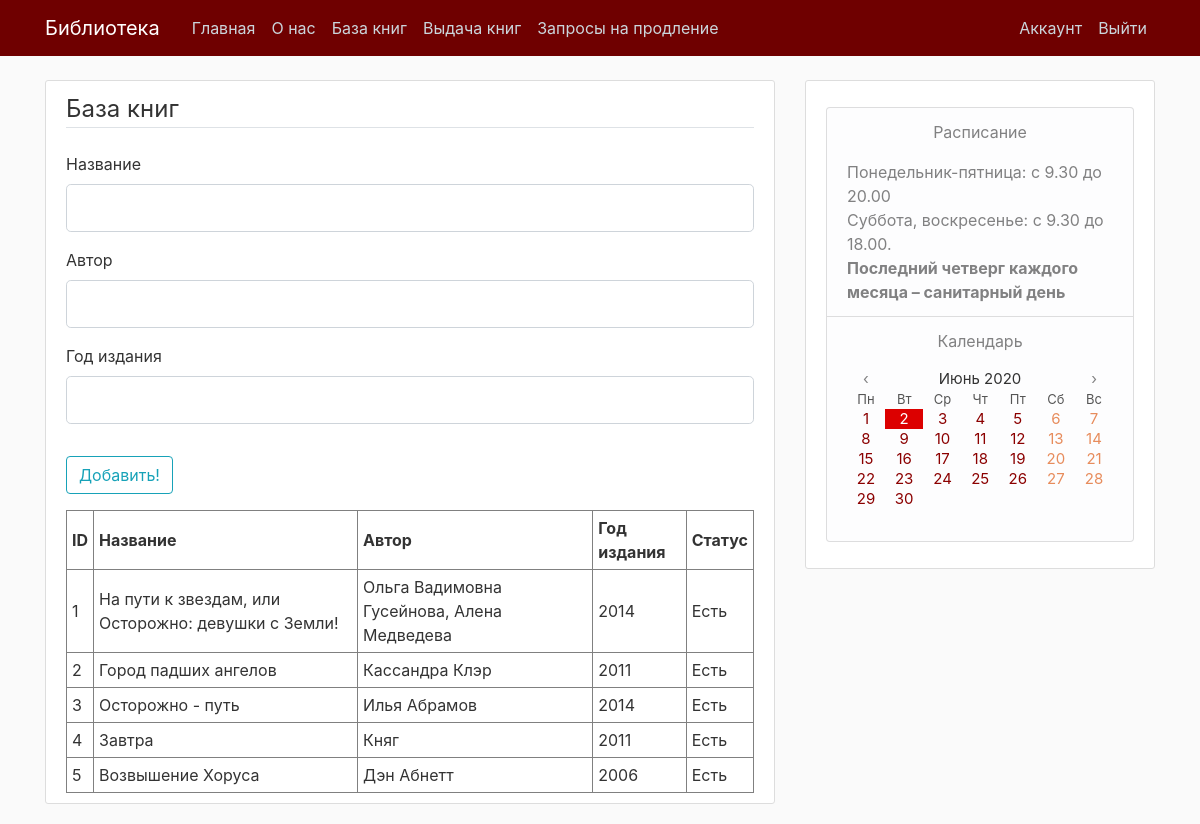
/books (signed in), run on the app's committed database.
### app/models.py (models this page shows, shortened)
class Book(db.Model):
    id = db.Column(db.Integer, primary_key=True)
    book_name = db.Column(db.String(70))
    book_author = db.Column(db.String(100))
    book_date_publ = db.Column(db.String(5))
    book_status = db.Column(db.Boolean(), default=True)

### app/routes.py (the view)
@app.route('/books', methods=['GET', 'POST'])
@login_required
def add_book():
    form = BookForm()
    if form.validate_on_submit():
        book = Book(book_name = form.book_name.data, book_author = form.book_author.data, book_date_publ = form.book_date_publ.data)
        db.session.add(book)
        db.session.commit()
        flash('Книга в базе:)', 'success')
        return redirect(url_for('add_book'))
    return render_template('books.html', title='База книг', form=form, book_get=Book.query.all())

### app/forms.py
class BookForm(FlaskForm):
    book_name = StringField('Название', validators=[DataRequired()])
    book_author = StringField('Автор', validators=[DataRequired()])
    book_date_publ = StringField('Год издания', validators=[DataRequired()])
    submit = SubmitField('Добавить!')

### app/models.py (called while the page is built)
@login.user_loader
def load_user(id):
    return User.query.get(int(id))

### app/templates/books.html (shortened to what this page needs)
{% extends "layout.html" %}
{% block content %}
    <div class="content-section">
        <form method="POST" action="">
            <legend class="border-bottom mb-4">База книг</legend>
            {% if current_user.is_authenticated and current_user.role == 'admin' %}
            <fieldset class="form-group">
                <div class="form-group">
                    {{ form.book_name.label(class="form-control-label") }}
                    {% if form.book_name.errors %}
                        {{ form.book_name(class="form-control form-control-lg is-invalid") }}
                        <div class="invalid-feedback">
                            {% for error in form.book_name.errors %}
                                <span>{{ error }}</span>
                            {% endfor %}
                        </div>
                    {% else %}
                        {{ form.book_name(class="form-control form-control-lg") }}
                    {% endif %}
                </div>
                <div class="form-group">
                    {{ form.book_author.label(class="form-control-label") }}
                    {% if form.book_author.errors %}
                        {{ form.book_author(class="form-control form-control-lg is-invalid") }}
                        <div class="invalid-feedback">
                            {% for error in form.book_author.errors %}
                                <span>{{ error }}</span>
                            {% endfor %}
                        </div>
                    {% else %}
                        {{ form.book_author(class="form-control form-control-lg") }}
                    {% endif %}
                </div>
                <div class="form-group">
                    {{ form.book_date_publ.label(class="form-control-label") }}
                    {% if form.book_date_publ.errors %}
                        {{ form.book_date_publ(class="form-control form-control-lg is-invalid") }}
                        <div class="invalid-feedback">
                            {% for error in form.book_date_publ.errors %}
                                <span>{{ error }}</span>
                            {% endfor %}
                        </div>
                    {% else %}
                        {{ form.book_date_publ(class="form-control form-control-lg") }}
                    {% endif %}
                </div>
            </fieldset>
            <div class="form-group">
                {{ form.submit(class="btn btn-outline-info") }}
            </div>
            {% endif %}
        </form>
        <table border="1" width="100%" cellpadding="5">
            <thead>
                <tr>
                    <th>ID</th>
                    <th>Название</th>
                    <th>Автор</th>
                    <th>Год издания</th>
                    <th>Статус</th>
                </tr>
            </thead>
        {% for book in book_get %}
            <tr>
                <td>{{ book.id }}</td>
                <td>{{ book.book_name }}</td>
                <td>{{ book.book_author }}</td>
                <td>{{ book.book_date_publ }}</td>
                <td>{{ "Есть" if book.book_status else "Нет"}}</td>
            </tr>
        {% endfor %}
        </table>
    </div>
{% endblock content %}

### app/templates/layout.html (shortened to what this page needs)
<!DOCTYPE html>
<html>
<head>
    <link rel="stylesheet" href="https://maxcdn.bootstrapcdn.com/bootstrap/4.0.0/css/bootstrap.min.css">
    <link rel="stylesheet" type="text/css" href="{{ url_for('static', filename='main.css') }}">
</head>
<body>
    <header class="site-header">
      <nav class="navbar navbar-expand-md navbar-dark bg-steel fixed-top">
        <div class="container">
          <a class="navbar-brand mr-4" href="/">Библиотека</a>
          <div class="collapse navbar-collapse" id="navbarToggle">
            <div class="navbar-nav mr-auto">
              <a class="nav-item nav-link" href="{{ url_for('home') }}">Главная</a>
              <a class="nav-item nav-link" href="{{ url_for('about') }}">О нас</a>
              {% if current_user.is_authenticated and current_user.role == 'admin' %}
                <a class="nav-item nav-link" href="{{ url_for('add_book') }}">База книг</a>
                <a class="nav-item nav-link" href="{{ url_for('extradition_book') }}">Выдача книг</a>
                <a class="nav-item nav-link" href="{{ url_for('adm_arrears') }}">Запросы на продление</a>
              {% elif current_user.is_authenticated %}
                <a class="nav-item nav-link" href="{{ url_for('add_book') }}">База книг</a>
                <a class="nav-item nav-link" href="{{ url_for('arrears') }}">Долги</a>
              {% endif %}
            </div>
            <div class="navbar-nav">
              {% if current_user.is_authenticated %}
                <a class="nav-item nav-link" href="{{ url_for('account') }}">Аккаунт</a>
                <a class="nav-item nav-link" href="{{ url_for('logout') }}">Выйти</a>
              {% else %}
                <a class="nav-item nav-link" href="{{ url_for('login') }}">Войти</a>
                <a class="nav-item nav-link" href="{{ url_for('register') }}">Регистрация</a>
              {% endif %}
            </div>
          </div>
        </div>
      </nav>
    </header>
    <main role="main" class="container">
      <div class="row">
        <div class="col-md-8">
          {% block content %}{% endblock %}
        </div>
        <div class="col-md-4">
          <div class="content-section">
            <p class='text-muted'>
              <ul class="list-group">
                <li class="list-group-item list-group-item-light">
                    <center>Расписание<p></center>
                    Понедельник-пятница: с 9.30 до 20.00<br>
                    Суббота, воскресенье: с 9.30 до 18.00.<br>
                    <b>Последний четверг каждого месяца – санитарный день</b>
                </li>
                <li class="list-group-item list-group-item-light">
                    <center>Календарь<p></center>
                    <table id="calendar2">
                      <thead>
                        <tr><td>‹<td colspan="5"><td>›
                        <tr><td>Пн<td>Вт<td>Ср<td>Чт<td>Пт<td>Сб<td>Вс
                      <tbody>
                    </table>
                </li>
              </ul>
            </p>
          </div>
        </div>
      </div>
    </main>
</body>
</html>

### app/static/main.css (style rules this page uses)
body { background: #fafafa; color: #333333; margin-top: 5rem; }
.bg-steel { background-color: #6f0000; }
.site-header .navbar-nav .nav-link { color: #cbd5db; }
.content-section { background: #ffffff; padding: 10px 20px; border: 1px solid #dddddd; border-radius: 3px; margin-bottom: 20px; }

### app/templates/layout.html (style rules this page uses)
#calendar2 { width: 100%; font: monospace; line-height: 1.2em; font-size: 15px; text-align: center; }
#calendar2 thead tr:last-child { font-size: small; color: rgb(85, 85, 85); }
#calendar2 thead tr:nth-child(1) td:nth-child(2) { color: rgb(50, 50, 50); }

### data on the page
Book: id "1", book_name "На пути к звездам, или Осторожно: девушки с Земли!", book_author "Ольга Вадимовна Гусейнова, Алена Медведева", book_date_publ "2014", book_status "Есть"
Book: id "2", book_name "Город падших ангелов", book_author "Кассандра Клэр", book_date_publ "2011", book_status "Есть"
Book: id "3", book_name "Осторожно - путь", book_author "Илья Абрамов", book_date_publ "2014", book_status "Есть"
Book: id "4", book_name "Завтра", book_author "Княг", book_date_publ "2011", book_status "Есть"
Book: id "5", book_name "Возвышение Хоруса", book_author "Дэн Абнетт", book_date_publ "2006", book_status "Есть"
